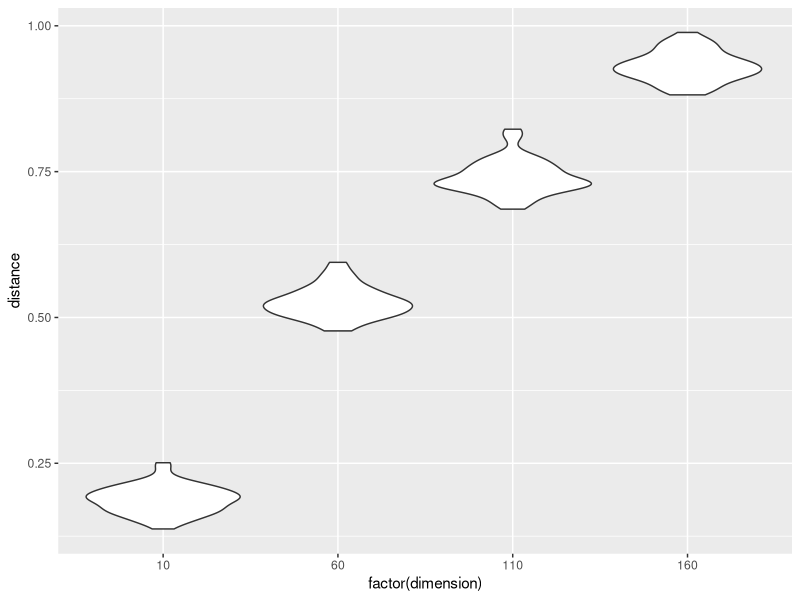

Generate this figure with R: (Note: a time limit stopped this script after it produced the figure.)
library(MASS)
library(tidyverse)
var_and_covar <- function(data){
    ## --- Compute variance-covariance matrix from input data
    ## Input: list of vector with the same lengths.
    ## Output: dxd Matrix, where d is the length of vectors.
    diad <- function(x) x %*% t(x)
    Reduce("+", lapply(data,diad)) / length(data)
}

filter_small <- function(x, lambda){
    apply(X=x,MARGIN=c(1,2),function(x)ifelse(x < lambda, 0, x))
}

distance <- function(x,y) {
    ## --- Compute 2-norm of x-y.
    ## Input: Two matrices with the same dimension.
    ## Output: Scalar.
    max(abs(eigen(x - y)$values))
}

simulate <- function(n,d,sigma){
    ## --- Sample n-dimensional normal distribution with 0-mean and sigma-variance.
    ## Input: number of the sample, the dimension of the distribution, and the variance-coveriance matrix.
    ## Output: List of vector.
    data <- mvrnorm(n,mu=rep(0,d), Sigma = sigma)
    split(data,row(data))
}

perf <- function(n,d,sigma){
    ## --- Performance check.
    data <- simulate(n,d,sigma)
    vars <- var_and_covar(data)
    distance(sigma, vars)
}

perf_filter <- function(n,d,sigma){
    ## --- Performance check.
    data <- simulate(n,d,sigma)
    lambda <- sqrt(2*log(d)/n)
    vars <- filter_small(var_and_covar(data), lambda)
    distance(sigma, vars)
}


random_sigma <- function(d,p){
    ## --- Create a covariance matrix.
    ## Input: the dimension of the distribution and the probability that
    ## an element of Sigma would be 1, i.e., we compute Sigma s.t.,
    ## Sigma_{i,j} = 1 with probability p(i <= j).
    p <- sqrt(p)
    sigma <- matrix(sample(x=c(1,0), size = d * d, prob=c(p,1-p), replace=TRUE),
                    nrow = d,
                    ncol = d)
    diag(sigma) <- rep(1, d)
    sigma * t(sigma)
}


## Simulate digonal case.
start_dim <- 10
end_dim <- 200
by <- 50
replicate <- 50
sample_number <- 1000

start_sample_number <- 100
end_sample_number <- 1500
frac <- 0.2
sample_span_by <- 300

run_simulation <- function(output_name, estimate){
    dimensions <- rep(seq(from = start_dim, to = end_dim, by = by), each = replicate)
    sample_num <- rep(sample_number,length(dimensions))
    result <- tibble(
        dimension = dimensions,
        sample_num = sample_num,
        distance = mapply(estimate, sample_num, dimensions)
    )
    g <- result %>% ggplot() + geom_violin(aes(x = factor(dimension), y = distance))
    ggsave(filename = paste0(output_name, ".png"), g)
    temp <- result

    sample_num <- rep(seq(from = start_sample_number, to = end_sample_number, by = sample_span_by), each = replicate)
    dimensions <- sample_num * 0.2
    result <- tibble(
        dimension = dimensions, sample_num = sample_num,
        distance = mapply(estimate, sample_num, dimensions)
    )
    g <- result %>% ggplot() +
        geom_violin(aes(x = factor(sample_num), y = distance))
    ggsave(filename = paste0(output_name,"_sample.png"), g)
    list(first = temp, second = result)
}

result <- run_simulation("naive", function(sn, d)perf(sn,d,diag(d)))
result <- run_simulation("filter", function(sn, d)perf_filter(sn, d, diag(d)))
prob <- 0.1

result <- run_simulation("naive_additional", function(sn, d) perf(sn, d, random_sigma(d,prob)))
result <- run_simulation("filter_additional", function(sn, d) perf_filter(sn, d, random_sigma(d,prob)))
